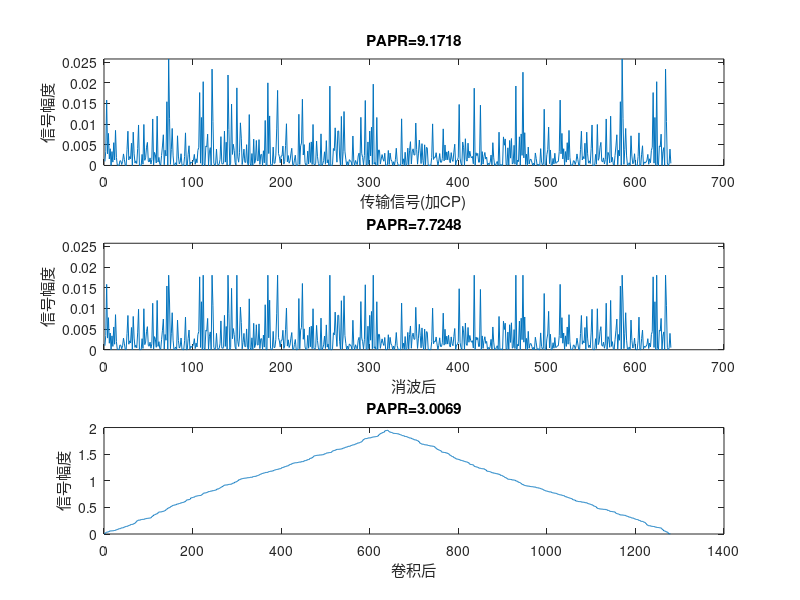

MATLAB code to generate this figure:
%对称
clear;
clc;
carrier_count = 200; % 子载波数
symbol_count = 1;
ifft_length = 512;
CP_length = 128;
bit_per_symbol = 2; % qpsk调制

mult_path_am = [1 0.2 0.4]; %  多径幅度
mult_path_time = [0 20 50]; % 多径时延

bit_length = carrier_count*symbol_count*bit_per_symbol;
sequence=randi([0 1],1,bit_length);
x_n= 2*sequence(1:2:end)+sequence(2:2:end);
const=[1+1i,-1+1i,1-1i,-1-1i];
qpsk=genqammod(x_n,const);
qpsk=qpsk.';%列向量 非共轭转置
x_length=length(qpsk);

%==========串并转换===============%
bit_moded = reshape(qpsk,carrier_count,symbol_count);%串-并
% 1-28置零 29-228有效 229-285置零 286-485共轭 486-512置零
carrier_position = 29:228;
conj_position = 485:-1:286;
ifft_position = zeros(ifft_length,symbol_count);
ifft_position(carrier_position,:)=bit_moded(:,:);
ifft_position(conj_position,:)=conj(bit_moded(:,:));
signal_time = ifft(ifft_position,ifft_length);

%==============加CP==================%
signal_time_CP = [signal_time(end-CP_length+1:end,:);signal_time];

y=reshape(signal_time_CP,1,[]);%传送信号
y_mag=abs(y.^2);
%=============传送参数===============%
N=length(y);
B=3000;
delta_f=B/N;
T=1/delta_f;
Fs=30000;%采样率
T_a=1/B;%信号间隔
f_c=15000;%调制频率  
SNR=10;%信噪比

%============加窗======================%
%signal_window = zeros(size(signal_time_CP));
% 通过矩阵点乘
% alpha=0.5;
% signal_window = signal_time_CP.*repmat(rcoswindow(alpha,size(signal_time_CP,1)),1,symbol_count);
% y_window=reshape(signal_window,1,[]);

%==============clipConv============%
y_max=0.7*max(y_mag);
y_mag1=zeros(1,N);
for j=1:N                                   %Clipping the signals above threshold(here 70% of original value)
if(y_mag(j)>y_max)
    y_mag1(j)=y_max;
else
    y_mag1(j)=y_mag(j);
end    
end

h=ones(1,N);
y_mag2=conv(y_mag1,h);
%===========计算峰均比=================%
% y_ifft_window=abs(y_window.^2);
figure;
subplot(3,1,1);
plot(y_mag);
mp=mean(y_mag);
pp=max(y_mag);
papr=10*log10(pp/mp);
title(['PAPR=',num2str(papr)]);
xlabel("传输信号(加CP)");
ylabel("信号幅度");
ylim([0 max(y_mag)]);

% figure;
subplot(3,1,2);
plot(y_mag1);
mp1=mean(y_mag1);
pp1=max(y_mag1);
papr1=10*log10(pp1/mp1);
title(['PAPR=',num2str(papr1)]);
xlabel("消波后");
ylabel("信号幅度");
ylim([0 max(y_mag)]);

% figure;
subplot(3,1,3);
plot(y_mag2);
mp2=mean(y_mag2);
pp2=max(y_mag2);
papr2=10*log10(pp2/mp2);
title(['PAPR=',num2str(papr2)]);
xlabel("卷积后");
ylabel("信号幅度");
%===========经过信道=============%
%信号保持
% t=0:1/Fs:1.2*T;
% signal=0;
% for i=1:N
%     signal_sub=rectpuls(t-(i-1/2)*T_a,T_a)*y(i);
%     signal=signal+signal_sub;
% end
% s_ifft=abs(signal.^2);
% figure;
% plot(t,s_ifft);
% mps=mean(s_ifft);
% pps=max(s_ifft);
% paprs=10*log10(pps/mps);
% title(num2str(paprs));
%====================================%
% function window=rcoswindow(alpha,bit_length)
%     warning off;
%     window = zeros(1,bit_length/2);
%     t = 1:bit_length/2;
%     T = bit_length/(2*(1+alpha));
%     window(t) = 0.5*(1 - sin(pi/(2*alpha*T)*(t-T)));
%     window(1:(1-alpha)*T) = 1;
%     window=[fliplr(window) window]';
% end